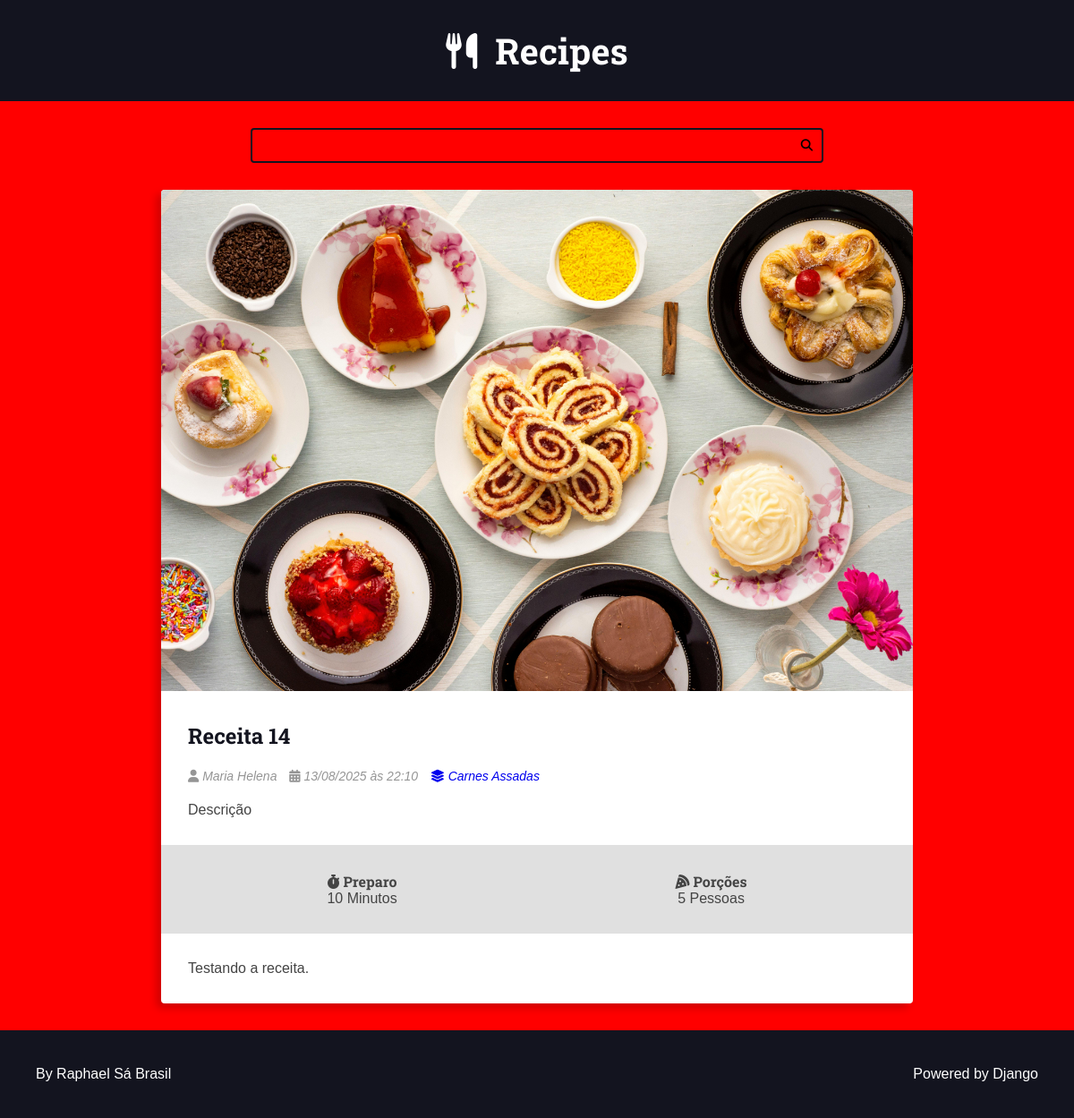
Page /recipes/14/ on the committed database.
### recipes/models.py (models this page shows, shortened)
class Recipe(models.Model):
    title = models.CharField(max_length=65)
    description = models.CharField(max_length=165)
    slug = models.SlugField(unique=True)
    preparation_time = models.IntegerField()
    preparation_time_unit = models.CharField(max_length=65)
    servings = models.IntegerField()
    servings_unit = models.CharField(max_length=65)
    preparation_steps = models.TextField()
    preparation_steps_is_html = models.BooleanField(default=False)
    created_at = models.DateTimeField(auto_now_add=True)
    updated_at = models.DateTimeField(auto_now=True)
    is_published = models.BooleanField(default=False)
    cover = models.ImageField(upload_to='recipes/covers/%Y/%m/%d', blank=True, default='')
    category = models.ForeignKey(
        Category, on_delete=models.SET_NULL, null=True, blank=True,
        default=None,
    )
    author = models.ForeignKey(
        User, on_delete=models.SET_NULL, null=True
    )

class Category(models.Model):
    name = models.CharField(max_length=65)

### recipes/views.py (the view)
# urls.py: path('recipes/<int:id>/', views.recipe, name="recipe"),
def recipe(request, id):
    recipe = get_object_or_404(Recipe, pk=id, is_published=True,)
    return render(request, 'recipes/pages/recipe-view.html', context={
        'recipe': recipe,
        'is_detail_page': True,
    })

### recipes/templates/recipes/pages/recipe-view.html (shortened to what this page needs)
{% extends "global/base.html" %}
{% block content %}
<div class="main-content main-content-detail container">
    {% include "recipes/partials/recipe.html" %}
</div>
{% endblock content %}

### recipes/templates/recipes/partials/recipe.html (shortened to what this page needs)
<div class="recipe recipe-list-item">
    {% if recipe.cover %}
        <div class="recipe-cover">
            <a href="{% url 'recipes:recipe' recipe.id %}">
                <img src="{{recipe.cover.url}}" alt="Temporário">
            </a>
        </div>
    {% endif %}
    <div class="recipe-title-container">
        <h2 class="recipe-title">
            <a href="{% url 'recipes:recipe' recipe.id %}">
                {{recipe.title}}
            </a>
        </h2>
    </div>
    <div class="recipe-author">
        {% if recipe.author is not None %}
            <span class="recipe-author-item">
                <i class="fas fa-user"></i>
                {% if recipe.author.first_name %}
                    {{recipe.author.first_name}} {{recipe.author.last_name}}
                {% else %}
                    {{recipe.author.username}}
                {% endif %}
            </span>
        {% endif %}
        <span class="recipe-author-item">
            <i class="fas fa-calendar-alt"></i>
            {{recipe.created_at|date:"d/m/Y"}} às {{recipe.created_at|date:"H:i"}}
        </span>
        {% if recipe.category is not None %}
            <span class="recipe-author-item">
                <a href="{% url 'recipes:category' recipe.category.id %}">
                    <i class="fas fa-layer-group"></i>
                    <span>{{recipe.category.name}}</span>
                </a>
            </span>
        {% endif %}
    </div>
    <div class="recipe-content">
        <p>{{recipe.description}}</p>
    </div>
    <div class="recipe-meta-container">
        <div class="recipe-meta recipe-preparation">
            <h3 class="recipe-meta-title"><i class="fas fa-stopwatch"></i> Preparo</h3>
            <div class="recipe-meta-text">
                {{recipe.preparation_time}} {{recipe.preparation_time_unit}}
            </div>
        </div>
        <div class="recipe-meta recipe-servings">
            <h3 class="recipe-meta-title"><i class="fas fa-pizza-slice"></i> Porções</h3>
            <div class="recipe-meta-text">
                {{recipe.servings}} {{recipe.servings_unit}}
            </div>
        </div>
    </div>
    {% if is_detail_page is True %}
        <div class="preparation-steps">
            {% if recipe.preparation_steps_is_html is True %}
                {{recipe.preparation_steps|safe}}
            {% else %}
                {{recipe.preparation_steps|linebreaksbr}}
            {% endif %}
        </div>
    {% endif %}
</div>

### recipes/static/recipes/css/styles.css (style rules this page uses)
:root { --color-primary: #269fe6; --color-primary-hover: #2086c2; --color-primary-dark: #13141f; --color-primary-dark-hover: #212336; --color-primary-light: #d4ecfa; --color-primary-light-hover: #bdd8e7; --color-white: #fff; --color-black: #000; --color-dark-text: #444; --color-info-light: #cce5ff; --color-debug-light: #cce5ff; --color-success-light: #d4edda; --color-alert-light: #fff3cd; --color-warning-light: #fff3cd; --color-error-light: #f8d7da; --color-info-dark: #4d86c4; --color-debug-dark: #4d86c4; --color-success-dark: #4a9c5d; --color-alert-dark: #927f40; --color-warning-dark: #927f40; --color-error-dark: #da525d; --color-gray-0: #f9f9f9; --color-gray-1: #e0e0e0; --color-gray-2: #c7c7c7; --color-gray-3: #aeaeae; --color-gray-4: #959595; --color-gray-5: #7d7d7d; --color-gray-6: #646464; --color-gray-7: #4b4b4b; --color-gray-8: #323232; --color-gray-9: #191919; --font-primary: sans-serif; --font-headings: 'Roboto Slab', serif; --spacing-gutter-medium: 3rem; --spacing-gutter-large: 4rem; }
* { padding: 0; margin: 0; box-sizing: border-box; }
html { font-size: 62.5%; }
body { font-size: 1.6rem; font-family: var(--font-primary); background: var(--color-gray-1); color: var(--color-dark-text); }
h1, h2, h3, h4, h5, h6 { font-family: var(--font-headings); }
.container { max-width: 144rem; margin: 0 auto; padding: var(--spacing-gutter-medium); }
.main-content { padding-top: 0; }
.recipe { background: var(--color-white); box-shadow: -5px 5px 10px rgba(0,0,0,.2); transform: scale(1); transition: all 300ms ease-in-out; border-radius: .4rem; overflow: hidden; }
.recipe img { max-width: 100%; }
.recipe-list-item { max-width: 64rem; height: fit-content; }
.recipe-title-container { padding: var(--spacing-gutter-medium); padding-bottom: 2rem; }
.recipe-title-container a { text-decoration: none; color: var(--color-primary-dark); }
.recipe-author { padding: 0 var(--spacing-gutter-medium); }
.recipe-content { padding: var(--spacing-gutter-medium); padding-top: 2rem; }
.recipe-author-item { color: var(--color-gray-4); margin-right: 1rem; font-style: italic; font-size: 1.4rem; }
.recipe-author a { color: var(-color-primary); transition: all 300ms ease-in-out; text-decoration: none; }
.recipe-meta-container { display: flex; flex-flow: row wrap; padding: var(--spacing-gutter-medium); background: var(--color-gray-1); }
.recipe-meta { display: flex; flex-flow: column nowrap; flex-shrink: 1; flex-grow: 1; text-align: center; }
.recipe-meta-title { font-size: 1.6rem; }
.main-content-detail .recipe-list-item { max-width: 84rem; margin: 0 auto; }
.preparation-steps { padding: var(--spacing-gutter-medium); }

### static/global/css/global-style.css (style rules this page uses)
body { background: red; }

### rows in the picture
Recipe: cover (picture), title "Receita 14", author.first_name "Maria", author.last_name "Helena", created_at "13/08/2025", created_at "22:10", category.name "Carnes Assadas", description "Descrição", preparation_time "10", preparation_time_unit "Minutos", servings "5", servings_unit "Pessoas", preparation_steps "Testando a receita."
